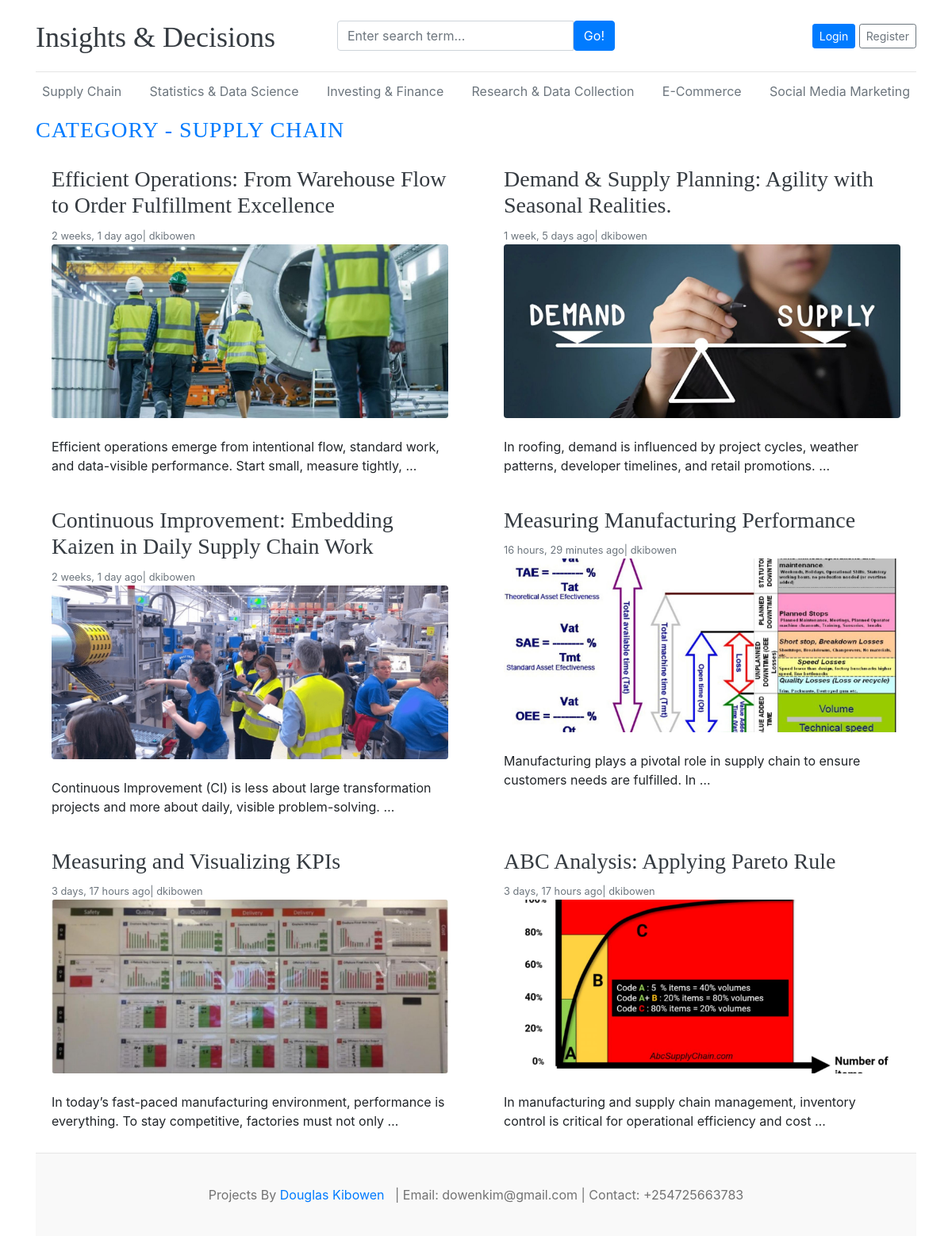
The page /category/13 on the database its author committed.
### blogs/models.py (models this page shows, shortened)
class Category(models.Model):
    category_name = models.CharField(max_length=100,unique=True)
    created_at = models.DateTimeField(auto_now_add=True)
    updated_at = models.DateTimeField(auto_now=True)
    class Meta:
        verbose_name_plural = "categories"
    def __str__(self):
        return self.category_name

class Blog(models.Model):
    title = models.CharField(max_length=100)
    slug = models.SlugField(max_length=200,unique=True,blank=True)
    category = models.ForeignKey(Category,on_delete=models.CASCADE)
    author = models.ForeignKey(User,on_delete=models.CASCADE)
    featured_image = models.ImageField(upload_to='uploads/%Y/%m/%d')
    short_description = models.TextField(max_length=500)
    blog_body = models.TextField(max_length=5000)
    is_featured = models.BooleanField(default=False)
    status = models.CharField(max_length=20,choices=STATUS_CHOICES,default="Draft")
    created_at = models.DateTimeField(auto_now_add=True)
    updated_at = models.DateTimeField(auto_now=True)

### blogs/views.py (the view)
# urls.py: path('<int:pk>',views.posts_by_category,name='posts_by_category'),
def posts_by_category(request,pk):
    posts = Blog.objects.filter(status='Published',category=pk)
    try:
        category = Category.objects.get(pk=pk)
    except:
        return redirect('home')
    context = {
        "posts":posts,
        "category":category,
    }
    return render(request,'posts_by_category.html',context)

### blogs/context_processors.py (called while the page is built)
def get_categories(request):
    categories = Category.objects.all().order_by('updated_at')
    return dict(categories=categories)

### templates/posts_by_category.html
{% extends 'base.html' %}
{% block content %}
<h3 class="text-uppercase text-primary" style="letter-spacing: 1px;">Category - {{ category }}</h3>
<div class="row mb-2">
    {% if posts %}
    {% for post in posts %}
    <div class="col-md-6">
        <div class="card border-0">
            <div class="card-body">
                <h3><a href="{% url 'single_blog' post.slug %}" class="text-dark">{{ post.title }}</a></h3>
                <small class="mb-1 text-muted">{{ post.updated_at | timesince }} ago| {{ post.author }}</small>
                <figure class="mb-4"><img class="img-fluid rounded" src="{{ post.featured_image.url }}" alt="..." /></figure>
                <p class="card-text">{{ post.short_description | truncatewords:15 }}</p>
            </div>
        </div>
    </div>
    {% endfor %}
    {% endif %}
</div>
{% endblock %}

### templates/base.html (shortened to what this page needs)
{% load static %}
<!DOCTYPE html>
<html lang="en">
<head>
    <link href="https://getbootstrap.com/docs/4.0/dist/css/bootstrap.min.css" rel="stylesheet">
    <link href="{% static 'css/blog.css' %}" rel="stylesheet">
    <link rel="stylesheet" href="https://cdnjs.cloudflare.com/ajax/libs/font-awesome/4.7.0/css/font-awesome.min.css">
</head>
<body>
    <div class="container">
        <header class="blog-header py-3">
            <div class="row flex-nowrap justify-content-between align-items-center">
                <div class="col-4 pt-1">
                    <a class="blog-header-logo text-dark" href="/">Insights & Decisions</a>
                </div>
                <div class="col-4">
                    <form action="{% url 'search' %}" method="GET">
                        <div class="input-group">
                            <input class="form-control" type="text" name="keyword" value="{{ keyword }}" placeholder="Enter search term..."
                                aria-label="Enter search term..." aria-describedby="button-search" />
                            <button type="submit" class="btn btn-primary" id="button-search" type="button">Go!</button>
                        </div>
                    </form>
                </div>
                <div class="col-4 d-flex justify-content-end align-items-center">
                    {% if not user.is_authenticated %}
                    <a class="btn btn-sm btn-primary" href="{% url 'login' %}">Login</a> &nbsp;
                    <a class="btn btn-sm btn-outline-secondary" href="{% url 'register' %}">Register</a>
                    {% else %}
                    <span><a href="{% url 'dashboard' %}">Dashboard</a></span>
                    &emsp;
                    <span><a href="{% url 'logout' %}">Logout</a></span>
                    {% endif %}
                </div>
            </div>
        </header>
        <div class="nav-scroller py-1 mb-2">
            <nav class="nav d-flex justify-content-between">
                {% for cat in categories %}
                <a class="p-2 text-muted" href="{% url 'posts_by_category' cat.id %}">{{ cat.category_name }}</a>
                {% endfor %}
        </div>
        {% block content %}
        {% endblock %}
        <footer class="blog-footer">
            Projects By <a href="#">Douglas Kibowen</a> &nbsp;
            | Email: dowenkim@gmail.com | Contact: +254725663783
        </footer>
</body>
</html>

### douglas_main/static/css/blog.css (style rules this page uses)
.blog-header { border-bottom: 1px solid #e5e5e5; }
.blog-header-logo { font-family: "Playfair Display", Georgia, "Times New Roman", serif; font-size: 2.25rem; }
h1, h2, h3, h4, h5, h6 { font-family: "Playfair Display", Georgia, "Times New Roman", serif; }
.blog-footer { padding: 2.5rem 0; color: #727272; text-align: center; background-color: #f9f9f9; border-top: .05rem solid #e5e5e5; }

### rows shown on the page
Category: category_name "Supply Chain", category_name "SUPPLY CHAIN"
Category: category_name "Statistics & Data Science"
Category: category_name "Investing & Finance"
Category: category_name "Research & Data Collection"
Category: category_name "E-Commerce"
Category: category_name "Social Media Marketing"
Blog: title "Efficient Operations: From Warehouse Flow to Order Fulfillment Excellence", updated_at "2 weeks, 1 day", author "dkibowen", featured_image (picture), short_description "Efficient operations emerge from intentional flow, standard work, and data-visible performance. Start small, measure tightly, …"
Blog: title "Demand & Supply Planning: Agility with Seasonal Realities.", updated_at "1 week, 5 days", author "dkibowen", featured_image (picture), short_description "In roofing, demand is influenced by project cycles, weather patterns, developer timelines, and retail promotions. …"
Blog: title "Continuous Improvement: Embedding Kaizen in Daily Supply Chain Work", updated_at "2 weeks, 1 day", author "dkibowen", featured_image (picture), short_description "Continuous Improvement (CI) is less about large transformation projects and more about daily, visible problem-solving. …"
Blog: title "Measuring Manufacturing Performance", updated_at "16 hours, 29 minutes", author "dkibowen", featured_image (picture), short_description "Manufacturing plays a pivotal role in supply chain to ensure customers needs are fulfilled. In …"
Blog: title "Measuring and Visualizing KPIs", updated_at "3 days, 17 hours", author "dkibowen", featured_image (picture), short_description "In today’s fast-paced manufacturing environment, performance is everything. To stay competitive, factories must not only …"
Blog: title "ABC Analysis: Applying Pareto Rule", updated_at "3 days, 17 hours", author "dkibowen", featured_image (picture), short_description "In manufacturing and supply chain management, inventory control is critical for operational efficiency and cost …"
